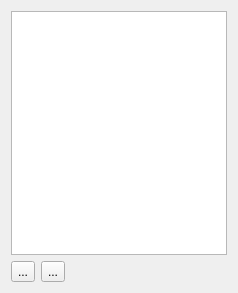
<?xml version="1.0" encoding="UTF-8"?>
<ui version="4.0">
 <class>MapList</class>
 <widget class="QWidget" name="MapList">
  <property name="geometry">
   <rect>
    <x>0</x>
    <y>0</y>
    <width>238</width>
    <height>293</height>
   </rect>
  </property>
  <property name="windowTitle">
   <string>Form</string>
  </property>
  <layout class="QVBoxLayout" name="verticalLayout_2">
   <item>
    <layout class="QVBoxLayout" name="verticalLayout">
     <item>
      <widget class="QListView" name="listView"/>
     </item>
     <item>
      <layout class="QHBoxLayout" name="horizontalLayout">
       <item>
        <widget class="QToolButton" name="toolButton">
         <property name="text">
          <string>...</string>
         </property>
        </widget>
       </item>
       <item>
        <widget class="QToolButton" name="toolButton_2">
         <property name="text">
          <string>...</string>
         </property>
        </widget>
       </item>
       <item>
        <spacer name="horizontalSpacer">
         <property name="orientation">
          <enum>Qt::Horizontal</enum>
         </property>
         <property name="sizeHint" stdset="0">
          <size>
           <width>40</width>
           <height>20</height>
          </size>
         </property>
        </spacer>
       </item>
      </layout>
     </item>
    </layout>
   </item>
  </layout>
 </widget>
 <resources/>
 <connections/>
</ui>
